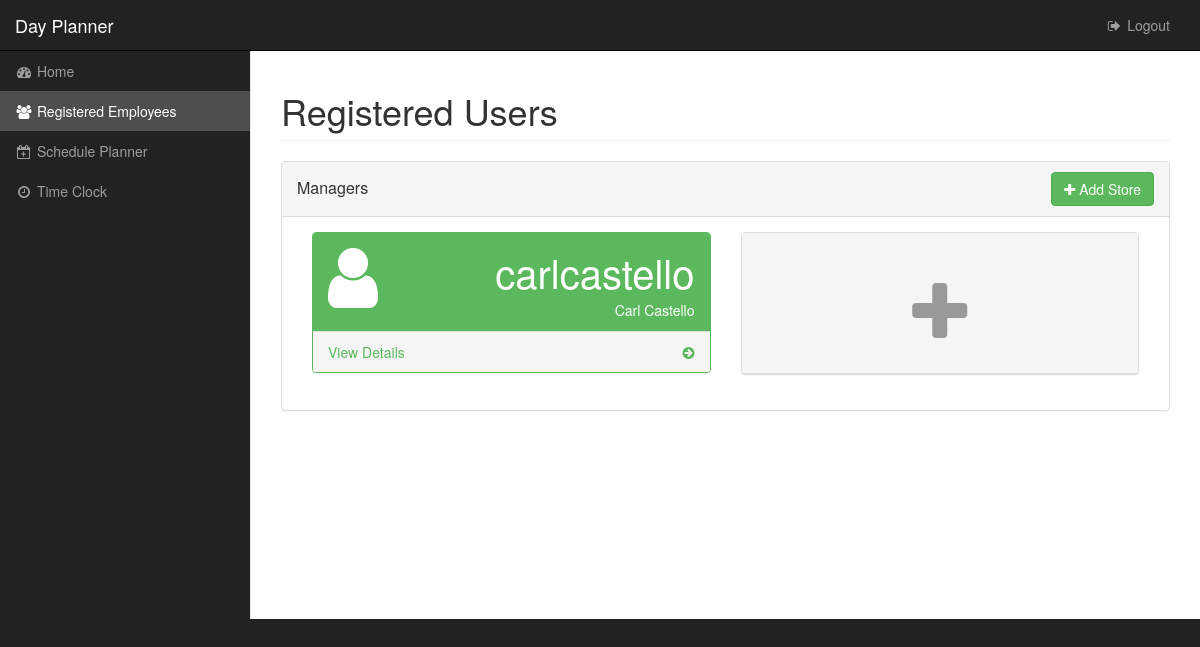
/app/registered-users/ (signed in), run on an earlier commit of the app's database.
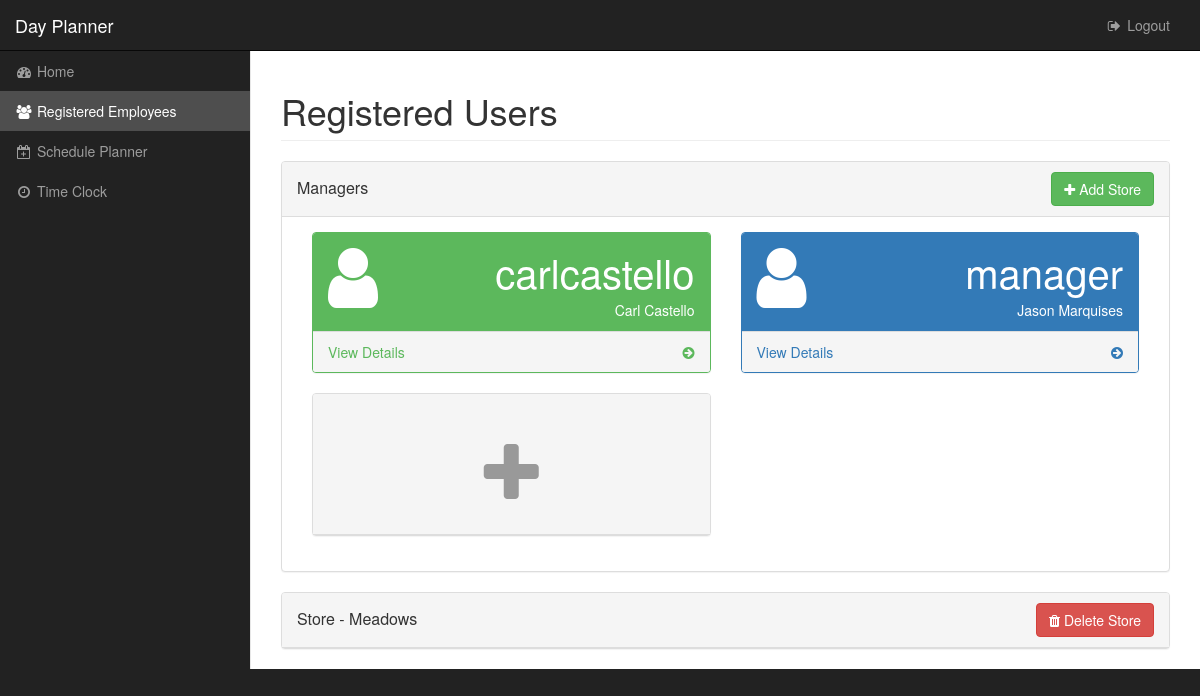
And on a later commit of the database.
### DayPlanner/models.py (models this page shows, shortened)
class Manager(models.Model):
    profile = models.OneToOneField(
        Profile,
        on_delete=models.CASCADE
    )
    franchise = models.ForeignKey(
        Franchise,
        on_delete=models.CASCADE
    )

class Profile(models.Model):
    user = models.OneToOneField(
        User,
        on_delete=models.CASCADE
    )
    address = models.CharField(
        max_length=100,
        blank=True
    )
    cellnumber = models.CharField(
        max_length=12,
        blank=True
    )
    homenumber = models.CharField(
        max_length=12,
        blank=True
    )
    history = HistoricalRecords()

class Store(models.Model):
    id = models.UUIDField(
        primary_key=True,
        default=uuid4,
        editable=False
    )
    name = models.CharField(
        max_length=100
    )
    location = models.CharField(
        max_length=100
    )
    number = models.PositiveIntegerField(
    )
    franchise = models.ForeignKey(
        Franchise,
        on_delete=models.CASCADE
    )

### DayPlanner/views.py (the view, shortened to what this page needs)
@method_decorator(decorators, name='dispatch')
class RegisteredUsersView(TemplateView):
    template_name = "DayPlanner/registered_users.html"
    success_url = "DayPlanner:registered_users"
    form_class = UserForm
    def get(self, *args, **kwargs):
        try:
            self.request.user.profile.manager
        except ObjectDoesNotExist:
            raise Http404
        except:
            return HttpResponse(status=500)
        response = super(RegisteredUsersView, self).get(*args, **kwargs)
        return response
    method_decorator(csrf_protect)
    def get_context_data(self, **kwargs):
        context = super(RegisteredUsersView, self).get_context_data(**kwargs)
        user = self.request.user
        profile = Profile.objects.get(user=user)
        franchise = Manager.objects.get(profile=profile).franchise
        managers = franchise.manager_set.all()
        stores = franchise.store_set.all()
        context["isManager"] = True
        context['franchise'] = franchise
        context['managers'] = managers
        context['stores'] = stores
        return context

### DayPlanner/templates/DayPlanner/registered_users.html (shortened to what this page needs)
{% extends 'base_cp.html' %}
{% load static %}
{% load widget_tweaks %}
{% block main_content %}
<div class="row">
	<div class="col-lg-12">
		<h1 class="page-header">Registered Users</h1>
	</div>
</div>
<div class="row">
	<div class="col-lg-12">
		<div class="panel panel-default ">
			<div class="panel-heading">
				<div class="row">
					<div class="col-xs-6">
						<span class="panel-title panel-title-with-buttons">
						Managers
						</span>
					</div>
					<div class="col-xs-6 text-right">
						<a href="#createStoreModal" class="btn btn-success" data-id="{{ franchise.pk }}" data-toggle="modal">
							<i class="fa fa-plus" aria-hidden="true"></i>
							Add Store
						</a>
					</div>
				</div>
			</div>
			<div class="panel-body">
				{% for manager in managers %}
				<div class="col-lg-6 col-md-6">
					<div class="panel {% if request.user.pk != manager.profile.user.pk %} panel-primary {% else %} panel-green {% endif %}">
						<div class="panel-heading">
							<div class="row">
								<div class="col-xs-3">
									<i class="fa fa-user fa-5x"></i>
								</div>
								<div class="col-xs-9 text-right">
									<div class="huge">{{ manager.profile.user.username }}</div>
									<div>{{ manager.profile.user.first_name }} {{ manager.profile.user.last_name }}</div>
								</div>
							</div>
						</div>
						<a href="{% url 'DayPlanner:user_detail_view' manager.profile.user.pk %}">
							<div class="panel-footer">
								<span class="pull-left">View Details</span>
								<span class="pull-right"><i class="fa fa-arrow-circle-right"></i></span>
								<div class="clearfix"></div>
							</div>
						</a>
					</div>
				</div>
				{% endfor %}
				<div class="col-lg-6 col-md-6">
					<a class="btn-user-create" data-model="manager" data-toggle="modal" data-id="{{ franchise.pk }}" href="#createUserModal">
						<div class="panel panel-default">
							<div class="panel-heading text-center height-restrict">
										<i class="fa fa-plus add-user" aria-hidden="true"></i>
							</div>
						</div>
					</a>
				</div>
			</div>
		</div>
	</div>
</div>
{% for store in stores %}
<div class="row">
	<div class="col-lg-12">
		<div class="panel panel-default ">
			<div class="panel-heading">
				<div class="row">
					<div class="col-xs-6">
						<span class="panel-title panel-title-with-buttons">
						<a href="#{{ store.pk }}" data-toggle="collapse">{{ store.name.title }} - {{ store.location.title }}</a>
						</span>
					</div>
					<div class="col-xs-6 text-right">
						<a href="#deleteStoreModal" data-toggle="modal" class="btn btn-danger btn-store-delete" data-id="{{ store.pk }}">
							<i class="fa fa-trash" aria-hidden="true"></i>
							Delete Store
						</a>
					</div>
				</div>
			</div>
		</div>
	</div>
</div>
{% endfor %}
{% endblock %}

### DayPlanner/templates/base_cp.html
{% extends 'base.html' %}
{% block wrapper%}
<div id="wrapper">
    {% if isManager %}
        {% include 'DayPlanner/navigation.html' %}
    {% else %}
        {% include 'DayViewer/navigation.html' %}
    {% endif %}
    <div id="page-wrapper" {% if not isManager %}  class="container" {% endif %} >
        {% block main_content %}
        {% endblock %}
    </div>
</div>
{% endblock %}

### templates/base.html (shortened to what this page needs)
{% load static %}
<!DOCTYPE html>
<html class="{{ page }}" lang="en">
<head>
    <link href="{% static 'css/bootstrap.min.css' %}" rel="stylesheet">
    <link href="{% static 'css/metisMenu.min.css' %}" rel="stylesheet">
    {% if isManager %}
        <link href="{% static 'css/sb-admin-2.css' %}" rel="stylesheet">
    {% else %}
        <link href="{% static 'css/day-viewer.css' %}" rel="stylesheet">
    {% endif %}
    <link href="{% static 'css/custom.css' %}" rel="stylesheet">
    <link href="{% static 'font-awesome/css/font-awesome.min.css' %}" rel="stylesheet" type="text/css">
    <link href="https://maxcdn.bootstrapcdn.com/font-awesome/4.6.3/css/font-awesome.min.css" rel="stylesheet"/>
</head>
<body>
    {% block wrapper%}
    {% endblock %}
</body>
</html>

### templates/DayPlanner/navigation.html (shortened to what this page needs)
{% url 'DayPlanner:home' as home %}
{% url 'DayPlanner:registered_users' as registered_users %}
{% url 'DayPlanner:schedule_planner' as schedule_planner %}
{% url 'DayPlanner:time_clock' as time_clock %}
<nav class="navbar navbar-inverse navbar-static-top" role="navigation" style="margin-bottom: 0">
    <div class="navbar-header">
        <a class="navbar-brand" href="{{ home }}">Day Planner</a>
    </div>
    <ul class="nav navbar-top-links navbar-right">
        <li>
            <a href="/">
                <i class="fa fa-sign-out fa-fw"></i>
                Logout
            </a>
        </li>
    </ul>
    <div class="navbar-inverse sidebar" role="navigation">
        <div class="sidebar-nav navbar-collapse">
            <ul class="nav" id="side-menu">
                <li>
                    <a href="{{ home }}"><i class="fa fa-dashboard fa-fw"></i> Home</a>
                </li>
                <li>
                    <a href="{{ registered_users }}"><i class="fa fa-users fa-fw" ></i> Registered Employees</a>
                </li>
                <li>
                    <a href="{{ schedule_planner }}"><i class="fa fa-calendar-plus-o fa-fw"></i> Schedule Planner</a>
                </li>
                <li>
                    <a href="{{ time_clock }}"><i class="fa fa-clock-o fa-fw"></i> Time Clock</a>
                </li>
            </ul>
        </div>
    </div>
</nav>

### static/css/sb-admin-2.css (style rules this page uses)
body { background-color: #f8f8f8; }
#wrapper { width: 100%; }
#page-wrapper { padding: 0 15px; min-height: 568px; background-color: white; }
@media (min-width: 768px) { #page-wrapper { position: inherit; margin: 0 0 0 250px; padding: 0 30px; border-left: 1px solid #e7e7e7; } }
.navbar-top-links { margin-right: 0; }
.navbar-top-links li { display: inline-block; }
.navbar-top-links li:last-child { margin-right: 15px; }
.navbar-top-links li a { padding: 15px; min-height: 50px; }
.sidebar .sidebar-nav.navbar-collapse { padding-left: 0; padding-right: 0; }
.sidebar ul li { border-bottom: 1px solid #e7e7e7; }
.sidebar ul li a.active { background-color: #eeeeee; }
@media (min-width: 768px) { .sidebar { z-index: 1; position: absolute; width: 250px; margin-top: 51px; } }
.huge { font-size: 40px; }
.panel-green { border-color: #5cb85c; }
.panel-green > .panel-heading { border-color: #5cb85c; color: white; background-color: #5cb85c; }
.panel-green > a { color: #5cb85c; }

### static/css/custom.css (style rules this page uses)
.height-restrict { height: 141px; }
.add-user { font-size: 5em !important; color: #999999; margin-top: .5em; }
.panel-title-with-buttons { vertical-align: -webkit-baseline-middle; }
.navbar-brand { color:#fff !important; }
body { background:#222; }
.navbar a { color: #9d9d9d; background:#222; }
.sidebar ul li { border-bottom:#080808; }
.navbar ul li a.active { color: #fff; background:rgba(255,255,255,0.2); }

What changed in the data, as far as the page shows it:
added Manager: profile.user.username "manager", profile.user.first_name "Jason", profile.user.last_name "Marquises"
added Store: name "Store", location "Meadows"
